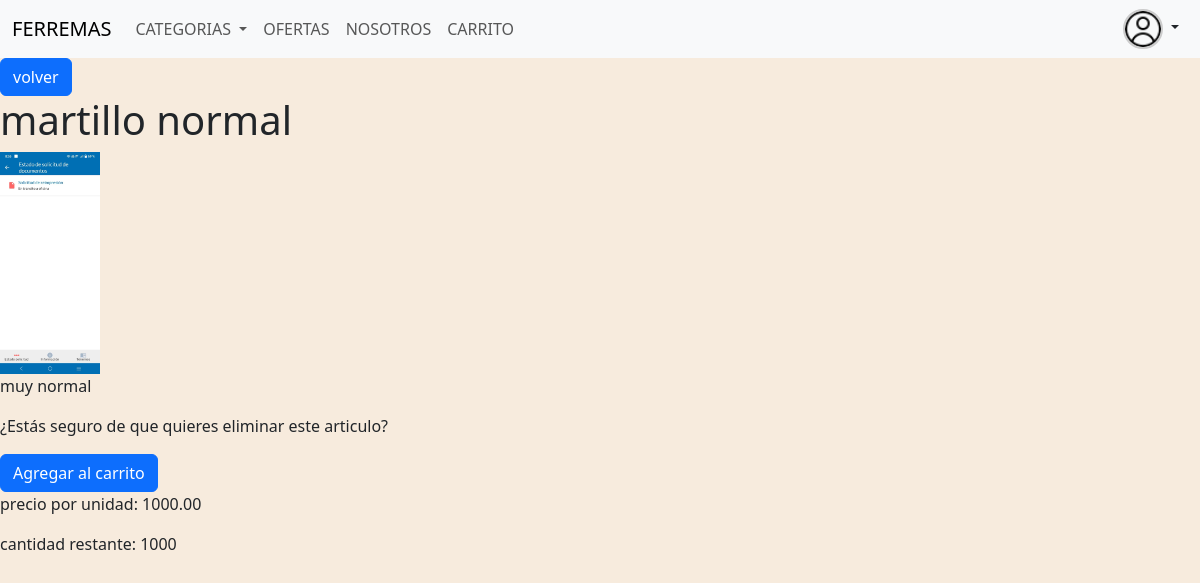
Screenshot of /Home/Categorias/herramientas manuales/martillo normal/ with the database file from the repository.
### task/models.py (models this page shows, shortened)
class articulo(models.Model):
    Tipo = models.CharField(max_length=100)
    nombreart = models.CharField(max_length=100, unique=True)
    descripcion = models.TextField(blank=True)
    fecha = models.DateTimeField(auto_now_add=True)
    imagen = models.ImageField(upload_to='articulosimg/')
    valorunidad = models.DecimalField(max_digits=10, decimal_places=2)
    cantidad = models.IntegerField()
    user = models.ForeignKey('auth.User', on_delete=models.CASCADE, null=True)

### task/views.py (the view)
# urls.py: path('Home/Categorias/<str:nombre_cat>/<str:nombre_art>/',views.detalle_Articulo, name='detalle_Articulos'),
def detalle_Articulo (request, nombre_cat, nombre_art):
    articulo_obj = get_object_or_404(articulo, nombreart=nombre_art)
    return render(request, 'detalle_articulos.html', {
    'articulo': articulo_obj,
    'nombre_cat': nombre_cat
})

### task/context_processor.py (called while the page is built)
def total_carrito(request):
    total = 0
    if request.user.is_authenticated:
       if "carrito" in request.session.keys():
           for key, value in request.session['carrito'].items():
               total += float(value['acumulado'])
    return {"total_factura": total}

### task/Templates/detalle_articulos.html (shortened to what this page needs)
{% extends 'navbar.html' %}
{% block body %}
<a href="{% url 'detalle_categorias' nombre_cat  %}" class="btn btn-primary">volver </a>
        <h1>{{ articulo.nombreart }}</h1>
    {% if articulo.imagen %}
        <img src="{{ articulo.imagen.url }}" width="100" alt="Imagen del artículo">
    {% else %}
        <p>No hay imagen disponible</p>
    {% endif %}
    <p>{{ articulo.descripcion }}</p>
        <form action="{% url 'eliminar_art' nombre_cat articulo.nombreart %}" method="POST">
            <p>¿Estás seguro de que quieres eliminar este articulo?</p>
        </form>
        <a href="{% url 'Mas' nombre_cat articulo.nombreart %}" class="btn btn-primary">Agregar al carrito</a>
    <p>precio por unidad: {{ articulo.valorunidad }}</p>
    <p>cantidad restante: {{articulo.cantidad}}</p>
{% endblock %}

### task/static/style.css (style rules this page uses)
body { background-color: #f7ebdd; background-size: cover; background-repeat: no-repeat; }

### rows the page displays
articulo: nombreart "martillo normal", imagen (picture), descripcion "muy normal", valorunidad "1000.00", cantidad "1000"
